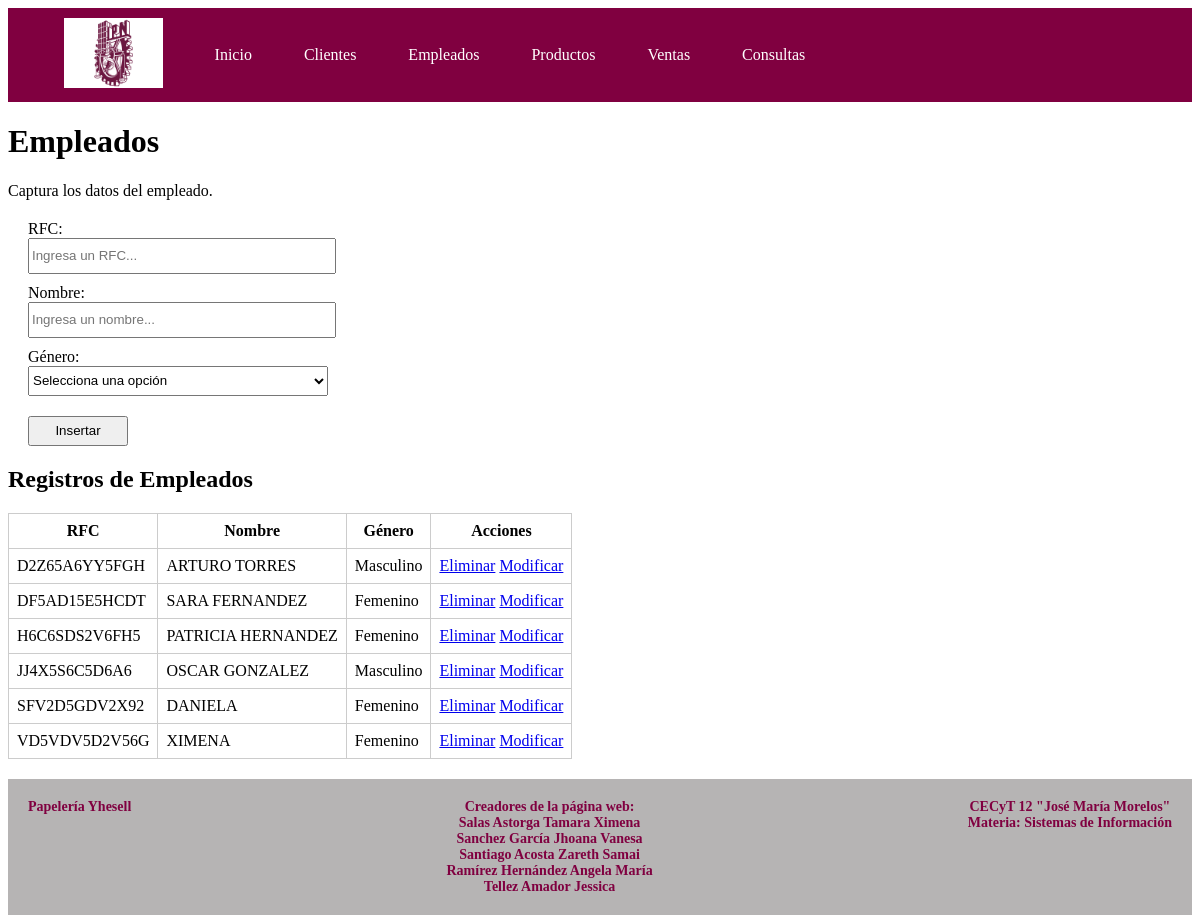
The app's page /empleados.php with its own data.
### tables this page shows
CREATE TABLE `tbl_empleados` (
  `rfc` varchar(13) NOT NULL,
  `nombre_empleado` varchar(30) NOT NULL,
  `genero` varchar(10) NOT NULL
);

### funciones/funciones.php (called while the page is built, shortened)
<?php
function obtenerEmpleados($conexion) {
    $consulta = $conexion->query("SELECT * FROM tbl_empleados");
    return $consulta->fetchAll(PDO::FETCH_ASSOC);
}
?>

### empleados.php (the view, shortened to what this page needs)
<?php
require_once 'conexion/conexion.php';
require_once 'funciones/funciones.php';
$empleados = obtenerEmpleados($conexion);
require_once 'header_footer/header.php';
?>
    <h1>Empleados</h1>
    <p>Captura los datos del empleado.</p>
    <form method="POST" action="empleados.php">
        <label for="rfc">RFC:</label>
        <input type="text" name="rfc" id="rfc" maxlength="13" placeholder="Ingresa un RFC..." required><br>
        <label for="nombre">Nombre:</label>
        <input type="text" name="nombre" id="nombre" maxlength="30" placeholder="Ingresa un nombre..." required><br>
        <label for="genero">Género:</label>
        <select name="genero" id="genero" required>
            <option selected="true" disabled="disabled" value="">Selecciona una opción</option>
        </select><br>
        <input type="submit" value="Insertar">
    </form>
    <h2>Registros de Empleados</h2>
    <table>
        <tr>
            <th>RFC</th>
            <th>Nombre</th>
            <th>Género</th>
            <th>Acciones</th>
        </tr>
        <?php foreach ($empleados as $empleado): ?>
        <tr>
            <td><?php echo $empleado['rfc']; ?></td>
            <td><?php echo $empleado['nombre_empleado']; ?></td>
            <td><?php echo $empleado['genero']; ?></td>
            <td>
                <a href="empleados.php?eliminar=<?php echo $empleado['rfc']; ?>">Eliminar</a>
                <a href="modificar_empleado.php?rfc=<?php echo $empleado['rfc']; ?>">Modificar</a>
            </td>
        </tr>
        <?php endforeach; ?>
    </table>
<?php
require_once 'header_footer/footer.php';
?>
</body>
</html>

### css/styles.css (style rules this page uses)
form { margin: 20px; }
label { display: block; margin-top: 10px; }
input[type="text"], select { width: 300px; height: 30px; }
input[type="submit"] { margin-top: 20px; width: 100px; height: 30px; }
table { border-collapse: collapse; margin-top: 20px; }
table th, table td { padding: 8px; border: 1px solid #ccc; }

### records on screen
tbl_empleados: rfc "D2Z65A6YY5FGH", nombre_empleado "ARTURO TORRES", genero "Masculino"
tbl_empleados: rfc "DF5AD15E5HCDT", nombre_empleado "SARA FERNANDEZ", genero "Femenino"
tbl_empleados: rfc "H6C6SDS2V6FH5", nombre_empleado "PATRICIA HERNANDEZ", genero "Femenino"
tbl_empleados: rfc "JJ4X5S6C5D6A6", nombre_empleado "OSCAR GONZALEZ", genero "Masculino"
tbl_empleados: rfc "SFV2D5GDV2X92", nombre_empleado "DANIELA", genero "Femenino"
tbl_empleados: rfc "VD5VDV5D2V56G", nombre_empleado "XIMENA", genero "Femenino"
